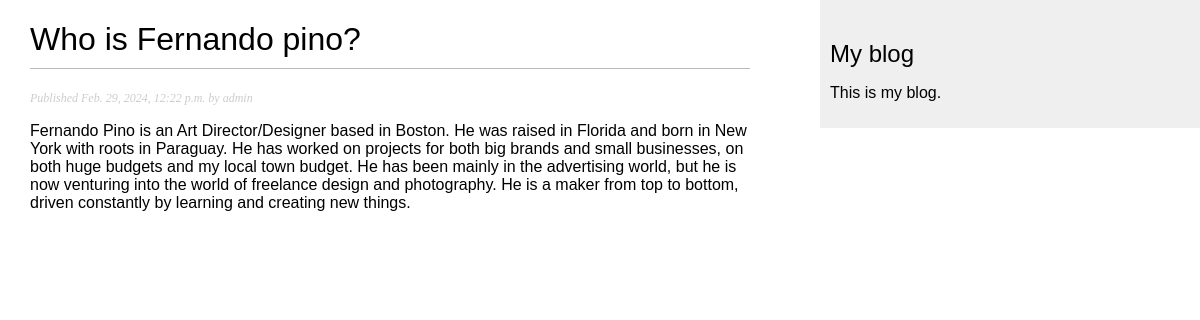
The app's page /blog/4/ with its own data.
### blog/models.py (models this page shows, shortened)
class Post(models.Model):
    class Status(models.TextChoices):
        DRAFT = 'DF', 'Draft'
        PUBLISHED = 'PB', 'Published'
    title = models.CharField(max_length=250)
    slug = models.SlugField(max_length=250)
    author = models.ForeignKey(User, on_delete=models.CASCADE, related_name='blog_posts')
    body = models.TextField()
    publish = models.DateTimeField(default=timezone.now)
    created = models.DateTimeField(auto_now_add=True)
    updated = models.DateTimeField(auto_now=True)
    status = models.CharField(max_length=2, choices=Status.choices, default=Status.DRAFT)
    objects = models.Manager()
    published = PublishedManager()
    class Meta:
        ordering = ['-publish']
        indexes = [
            models.Index(fields=['-publish'])
        ]

### blog/views.py (the view)
# urls.py: path('<int:id>/', views.post_detail, name='post_detail'),
def post_detail(request, id):
    post = get_object_or_404(Post,
                             id=id,
                             status=Post.Status.PUBLISHED)
    return render(request,
                  'blog/post/detail.html',
                  {'post': post})

### blog/templates/blog/post/detail.html (shortened to what this page needs)
{% extends "blog/base.html" %}
{% block content %}
    <h1>{{ post.title }}</h1>
    <p class="date">
        Published {{ post.publish }} by {{ post.author }}
    </p>
    {{ post.body|linebreaks }}
{% endblock %}

### blog/static/css/blog.css (style rules this page uses)
body { margin:0; padding:0; font-family:helvetica, sans-serif; }
h1 { font-weight:normal; border-bottom:1px solid #bbb; padding:0 0 10px 0; }
p.date { color:#ccc; font-family: georgia, serif; font-size: 12px; font-style: italic; }

### records on screen
Post: title "Who is Fernando pino?", publish "Feb. 29, 2024, 12:22 p.m.", author "admin", body "Fernando Pino is an Art Director/Designer based in Boston. He was raised in Florida and born in New York with roots in Paraguay. He has worked on projects for both big brands and small businesses, on both huge budgets and my local town budget. He has been mainly in the advertising world, but he is now venturing into the world of freelance design and photography. He is a maker from top to bottom, driven constantly by learning and creating new things."
